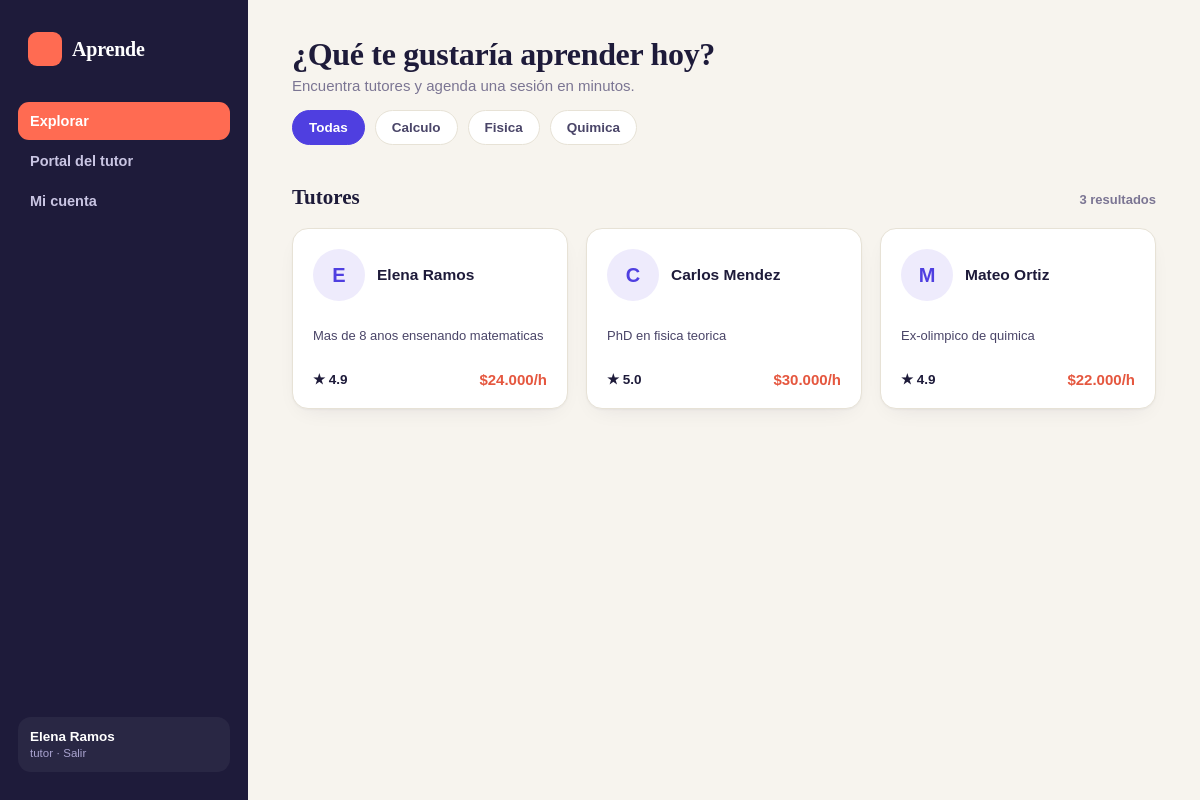
Screenshot of /php/explorar.php (signed in) with the database file from the repository.
### tables this page shows
CREATE TABLE tutores (
  id INT PRIMARY KEY,
  usuario_id INT,
  bio VARCHAR(300),
  tarifa_hora INT,
  calificacion_promedio DECIMAL(2,1),
  FOREIGN KEY (usuario_id) REFERENCES usuarios(id)
);

CREATE TABLE usuarios (
  id INT PRIMARY KEY,
  nombre VARCHAR(100),
  correo VARCHAR(100),
  clave VARCHAR(255),
  foto_url VARCHAR(200),
  tipo VARCHAR(10)
);

### php/explorar.php (the view, shortened to what this page needs)
<?php
require 'includes/db.php';
require 'includes/layout.php';
if (isset($_GET['materia'])) {
    guardar_filtro($_GET['materia']);
    $f = $_GET['materia'];
} else {
    $f = $_COOKIE['ultimo_filtro'] ?? '';
}
$sql = 'SELECT t.id, u.nombre, t.bio, t.tarifa_hora, t.calificacion_promedio FROM tutores t JOIN usuarios u ON u.id = t.usuario_id';
$par = [];
$st = $pdo->prepare($sql);
$st->execute($par);
$tutores = $st->fetchAll(PDO::FETCH_ASSOC);
$materias = $pdo->query('SELECT nombre FROM materias')->fetchAll(PDO::FETCH_COLUMN);
cabecera('Explorar', 'explorar');
?>
<div class="page-head"><h1>¿Qué te gustaría aprender hoy?</h1><p>Encuentra tutores y agenda una sesión en minutos.</p></div>
<div class="filters">
  <a class="chip<?= $f === '' ? ' active' : '' ?>" href="?materia=">Todas</a>
  <?php foreach ($materias as $m): ?>
  <a class="chip<?= $f === $m ? ' active' : '' ?>" href="?materia=<?= urlencode($m) ?>"><?= htmlspecialchars($m) ?></a>
  <?php endforeach; ?>
</div>
<div class="section-title"><h2>Tutores</h2><span><?= count($tutores) ?> resultados</span></div>
<div class="tutor-grid">
<?php foreach ($tutores as $t): ?>
  <a class="tutor-card" href="perfil.php?id=<?= $t['id'] ?>">
    <div class="tutor-top"><div class="ini"><?= inicial($t['nombre']) ?></div><div><div class="tname"><?= htmlspecialchars($t['nombre']) ?></div></div></div>
    <p class="tutor-blurb"><?= htmlspecialchars($t['bio']) ?></p>
    <div class="tutor-meta"><span class="rating">★ <?= $t['calificacion_promedio'] ?></span><span class="price">$<?= number_format($t['tarifa_hora'], 0, ',', '.') ?>/h</span></div>
  </a>
<?php endforeach; ?>
</div>
<?php pie(); ?>

### php/includes/layout.php (shortened to what this page needs)
<?php
function cabecera($titulo, $activo = '') {
    $nav = ['explorar' => ['Explorar', 'explorar.php'], 'aprendizaje' => ['Mi aprendizaje', 'mi_aprendizaje.php'], 'portal' => ['Portal del tutor', 'portal.php'], 'cuenta' => ['Mi cuenta', 'mi_cuenta.php']];
    $tipo = $_SESSION['tipo'] ?? '';
    echo '<!DOCTYPE html><html lang="es"><head><meta charset="UTF-8"><meta name="viewport" content="width=device-width, initial-scale=1"><title>' . htmlspecialchars($titulo) . ' - Aprende</title><link rel="stylesheet" href="css/style.css"></head><body><div class="app"><aside class="sidebar"><div class="brand"><div class="brand-mark"></div><div class="brand-name">Aprende</div></div><nav class="nav">';
    foreach ($nav as $k => $v) {
        if ($k === 'aprendizaje' && $tipo !== 'estudiante') continue;
        echo '<a class="nav-item' . ($k === $activo ? ' active' : '') . '" href="' . $v[1] . '">' . $v[0] . '</a>';
    }
    echo '</nav><div class="sidebar-spacer"></div><div class="sidebar-user"><div class="who"><span class="name">' . htmlspecialchars($_SESSION['nombre'] ?? '') . '</span><span class="role">' . htmlspecialchars($tipo) . ' · <a href="logout.php">Salir</a></span></div></div></aside><main class="main">';
}
function pie() {
    echo '</main></div></body></html>';
}
function inicial($nombre) {
    return htmlspecialchars(strtoupper(substr($nombre, 0, 1)));
}

### php/css/style.css (style rules this page uses)
:root { --ink:#1E1B3A; --ink-soft:#4A4568; --muted:#7B7593; --paper:#F7F4EE; --surface:#FFFFFF; --line:#E7E2D6; --primary:#4F3FE0; --primary-dark:#372DB0; --primary-wash:#EEEBFC; --coral:#FF6B52; --coral-dark:#E5573F; --gold:#F0A62A; --green:#1E9E70; --green-wash:#E4F5EE; --radius-sm:10px; --radius-md:16px; --radius-lg:22px; --shadow:0 1px 2px rgba(30,27,58,.04), 0 8px 24px -12px rgba(30,27,58,.12); }
* { box-sizing:border-box; }
html,body { margin:0;padding:0; }
body { font-family:'Manrope',sans-serif; background:var(--paper); color:var(--ink); -webkit-font-smoothing:antialiased; }
h1,h2,h3,.serif { font-family:'Fraunces',serif; }
a { color:inherit;text-decoration:none; }
.app { display:grid; grid-template-columns:248px 1fr; min-height:100vh; }
.sidebar { background:var(--ink); color:#EDEBFA; padding:28px 18px; display:flex; flex-direction:column; position:sticky; top:0; height:100vh; }
.brand { display:flex; align-items:center; gap:10px; padding:4px 10px 30px; }
.brand-mark { width:34px;height:34px;border-radius:9px; background:var(--coral); display:flex;align-items:center;justify-content:center; flex-shrink:0; }
.brand-name { font-family:'Fraunces',serif;font-size:20px;font-weight:600;letter-spacing:-.01em;color:#fff; }
.nav { display:flex;flex-direction:column;gap:2px;margin-top:6px; }
.nav-item { display:flex;align-items:center;gap:12px; padding:11px 12px; border-radius:11px; border:none;background:transparent; color:#C9C5E3; font-size:14.5px;font-weight:600; text-align:left; transition:background .15s ease,color .15s ease; }
.nav-item.active { background:var(--coral);color:#fff; }
.sidebar-spacer { flex:1; }
.sidebar-user { display:flex;align-items:center;gap:10px; padding:12px;border-radius:13px; background:rgba(255,255,255,.05); }
.sidebar-user .who { display:flex;flex-direction:column;line-height:1.25; }
.sidebar-user .name { font-size:13.5px;font-weight:700;color:#fff; }
.sidebar-user .role { font-size:11.5px;color:#A9A3CF; }
.main { padding:36px 44px 60px;max-width:1240px; }
.page-head h1 { font-size:32px;font-weight:600;margin:0 0 4px;letter-spacing:-.01em; }
.page-head p { margin:0;color:var(--muted);font-size:15px; }
.filters { display:flex;gap:10px;margin-top:16px;flex-wrap:wrap; }
.chip { border:1px solid var(--line);background:var(--surface); padding:9px 16px;border-radius:100px;font-size:13.5px;font-weight:700; color:var(--ink-soft);transition:.15s; }
.chip.active { background:var(--primary);border-color:var(--primary);color:#fff; }
.section-title { display:flex;align-items:baseline;justify-content:space-between; margin:40px 0 18px; }
.section-title h2 { font-size:21px;font-weight:600;margin:0; }
.section-title span { font-size:13px;color:var(--muted);font-weight:600; }
.tutor-grid { display:grid;grid-template-columns:repeat(3,1fr);gap:18px; }
.tutor-card { background:var(--surface);border:1px solid var(--line); border-radius:var(--radius-md);padding:20px; box-shadow:var(--shadow); display:flex;flex-direction:column;gap:12px; transition:transform .15s ease, box-shadow .15s ease; text-align:left;width:100%; }
.tutor-top { display:flex;gap:12px;align-items:center; }
.tutor-top .tname { font-weight:700;font-size:15.5px; }
.tutor-meta { display:flex;align-items:center;justify-content:space-between; }
.rating { display:flex;align-items:center;gap:5px;font-size:13.5px;font-weight:700; }
.price { color:var(--coral-dark);font-weight:800;font-size:15px; }
.tutor-blurb { font-size:13px;color:var(--ink-soft);line-height:1.5; }
.ini { width:52px;height:52px;border-radius:50%;background:var(--primary-wash);color:var(--primary);display:flex;align-items:center;justify-content:center;font-weight:800;font-size:20px;flex-shrink:0 }

### rows the page displays
tutores: usuario.nombre "E", usuario.nombre "Elena Ramos", bio "Mas de 8 anos ensenando matematicas", calificacion_promedio "4.9", tarifa_hora "24.000"
tutores: usuario.nombre "C", usuario.nombre "Carlos Mendez", bio "PhD en fisica teorica", calificacion_promedio "5.0", tarifa_hora "30.000"
tutores: usuario.nombre "M", usuario.nombre "Mateo Ortiz", bio "Ex-olimpico de quimica", calificacion_promedio "4.9", tarifa_hora "22.000"

### other values shown
$v[0] "Explorar"
$v[0] "Portal del tutor"
$v[0] "Mi cuenta"
$_SESSION['nombre'] "Elena Ramos"
$tipo "tutor"
$m "Calculo"
$m "Fisica"
$m "Quimica"
count($tutores) "3"
